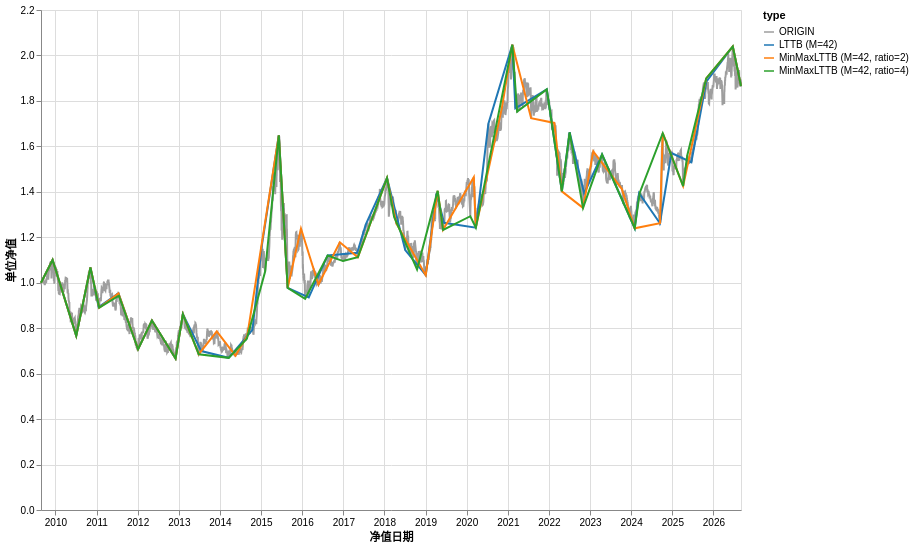

The notebook cell this image was saved under:
### Code cell
alt.Chart(plot_df).mark_line().encode(
    x="净值日期",
    y="单位净值",
    color=alt.Color(
        "type:N",
        scale=alt.Scale(
            domain=[
                "ORIGIN",
                f"LTTB (M={TARGET_NODE_CNT})",
                f"MinMaxLTTB (M={TARGET_NODE_CNT}, ratio=2)",
                f"MinMaxLTTB (M={TARGET_NODE_CNT}, ratio=4)",
            ],
            range=["#9E9E9E", "#1f77b4", "#ff7f0e", "#2ca02c"],
        ),
    ),
).properties(
    width=700,
    height=500,
)

### Figure 1 — Vega-Lite specification as saved in the notebook (floating-point values rounded to 4 significant figures; data arrays with more than 128 entries replaced by an {"elided": "..."} marker saying what was removed)
{"config": {"view": {"continuousWidth": 300, "continuousHeight": 300}}, "data": {"name": "data-82fe3908aed681d76484f1522528d647"}, "mark": {"type": "line"}, "encoding": {"color": {"field": "type", "scale": {"domain": ["ORIGIN", "LTTB (M=42)", "MinMaxLTTB (M=42, ratio=2)", "MinMaxLTTB (M=42, ratio=4)"], "range": ["#9E9E9E", "#1f77b4", "#ff7f0e", "#2ca02c"]}, "type": "nominal"}, "x": {"field": "净值日期", "type": "temporal"}, "y": {"field": "单位净值", "type": "quantitative"}}, "height": 500, "width": 700, "$schema": "https://vega.github.io/schema/vega-lite/v6.4.1.json", "datasets": {"data-82fe3908aed681d76484f1522528d647": {"elided": "4264 records"}}}
